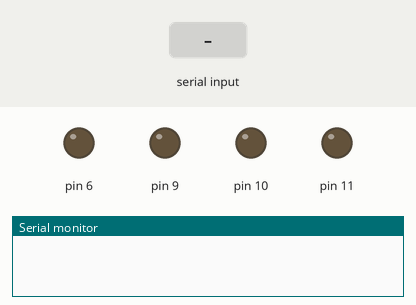
The sketch below on a simulated Arduino Uno, built with avr-gcc and run on an emulated ATmega328P. Parts: output pins drawn as LEDs (lit = HIGH), the last lines printed to the serial monitor. Inputs (shaded band) come from the test bench.

Above: at 1.2 s.
1.3 s: "go forward\n" received over the second serial link
2.9 s: "go forward\n" received over the second serial link
At 4.2 s:
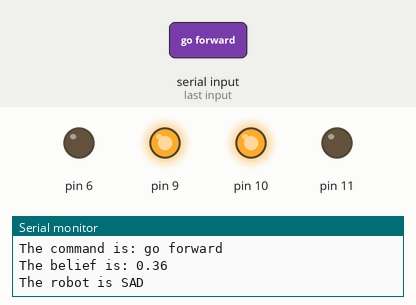
5.0 s: "go\n" received over the second serial link
Timing chart, 0 to 8.0 s (numbered marks = the images above; inputs shaded):
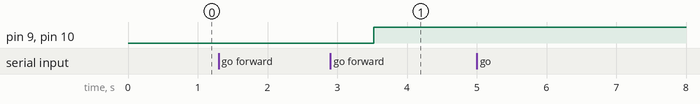

Measured:
- after the input at 2.9 s, pin 9, pin 10: LOW → HIGH after 0.63 s

The sketch:

roboticsWithProbability.ino
```cpp
#include <SoftwareSerial.h>
SoftwareSerial BT(3, 5);
String readvoice;
String previousRV;
float beliefOld; // robot's belief that he is happy
float beliefHappy;
float beliefSad;
float normalizator;
void setup() {
  BT.begin(9600);
  Serial.begin(9600);
  previousRV = "";
  beliefOld = 0.5;
  pinMode(6, OUTPUT);
  pinMode(9, OUTPUT);
  pinMode(10, OUTPUT);
  pinMode(11, OUTPUT);
}

void loop() {
  while (BT.available()) {
    delay(10);
    char c = BT.read();
    readvoice += c;
    //build the string- "go back", "reverse",
    //"go forward left", "go forward right",
    //"go forward", "go", "go back left",
    //"reverse left", "go back right",
    //"reverse right", "stop",
    //"start spinning","spin"
  }

  if (readvoice.length() > 0) {
    Serial.print("The command is: ");
    Serial.print(readvoice);
    Serial.print("\n");

    if (previousRV == readvoice) { // the commands are same - should be unhappy
      beliefHappy = 0.1 * beliefOld;
      beliefSad = 0.2 * (1 - beliefOld);
      normalizator = beliefHappy + beliefSad;
      beliefHappy = beliefHappy / normalizator;
      beliefSad = beliefSad / normalizator;
    }
    else {
      beliefHappy = 0.9 * beliefOld;
      beliefSad = 0.8 * (1 - beliefOld);
      normalizator = beliefHappy + beliefSad;
      beliefHappy = beliefHappy / normalizator;
      beliefSad = beliefSad / normalizator;
    }

    Serial.print("The belief is: ");
    Serial.print(beliefHappy);
    Serial.print("\n");

    beliefOld = beliefHappy;

    if (beliefHappy >= 0.5) {
      Serial.println("The robot is HAPPY");
      if (readvoice == "go forward" || readvoice == "go")
      {
        digitalWrite(6, HIGH);
        digitalWrite(9, LOW);
        digitalWrite(10, HIGH);
        digitalWrite(11, LOW);
      }
      else if (readvoice == "go forward left")
      {
        digitalWrite(6, LOW);
        digitalWrite(9, LOW);
        digitalWrite(10, HIGH);
        digitalWrite(11, LOW);
        delay(2000);
      }
      else if (readvoice == "go forward right")
      {
        digitalWrite(6, HIGH);
        digitalWrite(9, LOW);
        digitalWrite(10, LOW);
        digitalWrite(11, LOW);
        delay(2000);
      }
      else if (readvoice == "go back" || readvoice == "reverse")
      {
        digitalWrite(6, LOW);
        digitalWrite(9, HIGH);
        digitalWrite(10, LOW);
        digitalWrite(11, HIGH);
        delay(2000);
      }
      else if (readvoice == "go back left" || readvoice == "reverse left")
      {
        digitalWrite(6, LOW);
        digitalWrite(9, LOW);
        digitalWrite(10, LOW);
        digitalWrite(11, HIGH);
        delay(2000);
      }
      else if (readvoice == "go back right" || readvoice == "reverse right")
      {
        digitalWrite(6, LOW);
        digitalWrite(9, HIGH);
        digitalWrite(10, LOW);
        digitalWrite(11, LOW);
        delay(2000);
      }
      else //this applies for stop and any other word
      {
        digitalWrite(6, LOW);
        digitalWrite(9, LOW);
        digitalWrite(10, LOW);
        digitalWrite(11, LOW);
        delay(2000);
      }
    }
    else { // the robot is unhappy - he spins
      Serial.println("The robot is SAD");
      digitalWrite(6, LOW);
      digitalWrite  (9, HIGH);
      digitalWrite(10, HIGH);
      digitalWrite(11, LOW);
      delay(2000);
    }

    previousRV = readvoice;
    readvoice = "";

  }
}
```
